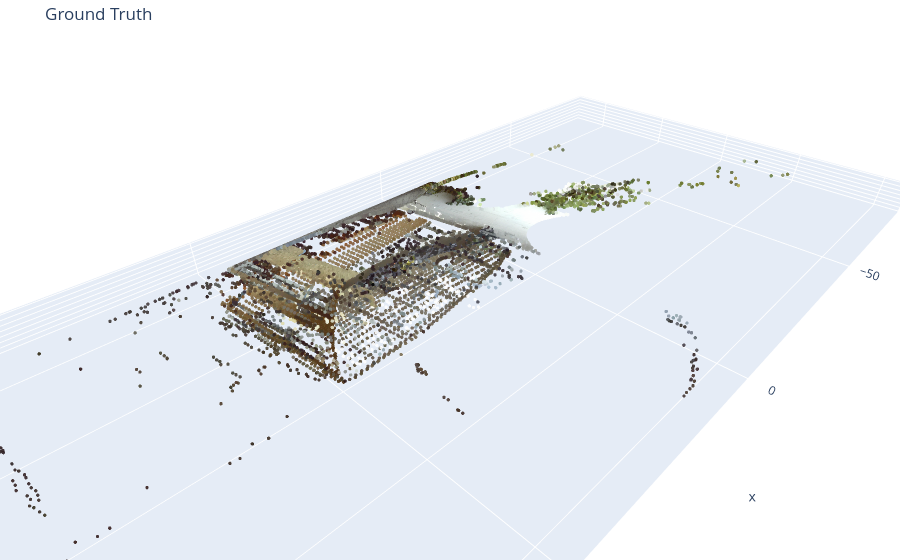
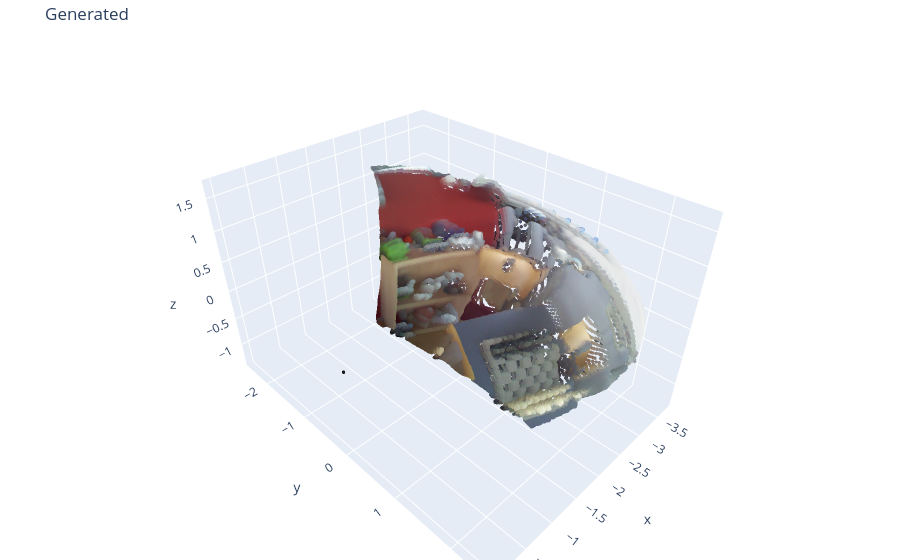

These figures' notebook cell, in order:
### Code cell
# interactive point cloud
import plotly.graph_objects as go
import numpy as np
import torch

def to_np(x):
    if torch.is_tensor(x):
        x = x.detach().cpu().numpy()
    return x

def interactive_pcd(points, title="Point Cloud"):
    pts = to_np(points)
    xyz = pts[:, :3]
    rgb = pts[:, 4:7] if pts.shape[1] >= 7 else np.ones((pts.shape[0], 3)) * 0.7
    rgb = np.clip(rgb, 0, 1)

    fig = go.Figure(data=[go.Scatter3d(
        x=-xyz[:, 0],
        y= xyz[:, 1],
        z= xyz[:, 2],
        mode="markers",
        marker=dict(
            size=2,
            color=(rgb * 255).astype(np.uint8),
            opacity=0.9,
        )
    )])

    fig.update_layout(
        title=title,
        scene=dict(aspectmode="data"),
        margin=dict(l=0, r=0, t=40, b=0),
    )
    fig.show()

interactive_pcd(pcd_in, "Ground Truth")
interactive_pcd(pcd_pcd, "Generated")

### Figure 1 — Plotly figure (JSON) as saved in the notebook; plotly's stock layout.template omitted (floating-point values rounded to 4 significant figures; data arrays with more than 128 entries replaced by an {"elided": "..."} marker saying what was removed)
{"data": [{"marker": {"color": {"elided": "46072x3 int values"}, "opacity": 0.9, "size": 2}, "mode": "markers", "type": "scatter3d", "x": {"elided": "46072 float values"}, "y": {"elided": "46072 float values"}, "z": {"elided": "46072 float values"}}], "layout": {"margin": {"b": 0, "l": 0, "r": 0, "t": 40}, "scene": {"aspectmode": "data"}, "title": {"text": "Ground Truth"}}}

### Figure 2 — Plotly figure (JSON) as saved in the notebook; plotly's stock layout.template omitted (floating-point values rounded to 4 significant figures; data arrays with more than 128 entries replaced by an {"elided": "..."} marker saying what was removed)
{"data": [{"marker": {"color": {"elided": "49153x3 int values"}, "opacity": 0.9, "size": 2}, "mode": "markers", "type": "scatter3d", "x": {"elided": "49153 float values"}, "y": {"elided": "49153 float values"}, "z": {"elided": "49153 float values"}}], "layout": {"margin": {"b": 0, "l": 0, "r": 0, "t": 40}, "scene": {"aspectmode": "data"}, "title": {"text": "Generated"}}}
